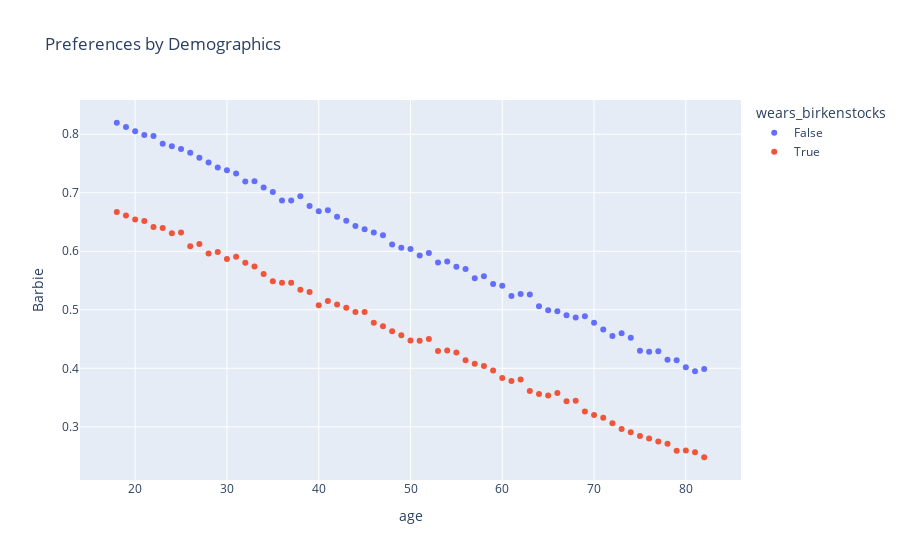

The code cell stored with this chart in its notebook:
### Code cell
import plotly.express as px
px.scatter(votes_by_barbie, x = "age", y = "Barbie", 
           color = "wears_birkenstocks",
           title= "Preferences by Demographics")

### Figure 1 — Plotly figure (JSON) as saved in the notebook; plotly's stock layout.template omitted (floating-point values rounded to 4 significant figures)
{"data": [{"hovertemplate": "wears_birkenstocks=False<br>age=%{x}<br>Barbie=%{y}<extra></extra>", "legendgroup": "False", "marker": {"color": "#636efa", "symbol": "circle"}, "mode": "markers", "name": "False", "orientation": "v", "showlegend": true, "type": "scatter", "x": [18, 19, 20, 21, 22, 23, 24, 25, 26, 27, 28, 29, 30, 31, 32, 33, 34, 35, 36, 37, 38, 39, 40, 41, 42, 43, 44, 45, 46, 47, 48, 49, 50, 51, 52, 53, 54, 55, 56, 57, 58, 59, 60, 61, 62, 63, 64, 65, 66, 67, 68, 69, 70, 71, 72, 73, 74, 75, 76, 77, 78, 79, 80, 81, 82], "xaxis": "x", "y": [0.8196, 0.8122, 0.8053, 0.7988, 0.797, 0.7836, 0.7794, 0.7747, 0.7684, 0.7596, 0.7519, 0.7431, 0.7384, 0.7329, 0.7193, 0.7195, 0.709, 0.7013, 0.6869, 0.6866, 0.6941, 0.6775, 0.6684, 0.67, 0.6591, 0.652, 0.6431, 0.6376, 0.6321, 0.6274, 0.6115, 0.6061, 0.6037, 0.5927, 0.5972, 0.5809, 0.5824, 0.5734, 0.5699, 0.5541, 0.5575, 0.5439, 0.5412, 0.5234, 0.527, 0.5263, 0.5059, 0.4992, 0.4975, 0.4906, 0.4868, 0.489, 0.4777, 0.4662, 0.4554, 0.4598, 0.4524, 0.4299, 0.4282, 0.429, 0.4148, 0.4138, 0.4018, 0.3949, 0.399], "yaxis": "y"}, {"hovertemplate": "wears_birkenstocks=True<br>age=%{x}<br>Barbie=%{y}<extra></extra>", "legendgroup": "True", "marker": {"color": "#EF553B", "symbol": "circle"}, "mode": "markers", "name": "True", "orientation": "v", "showlegend": true, "type": "scatter", "x": [18, 19, 20, 21, 22, 23, 24, 25, 26, 27, 28, 29, 30, 31, 32, 33, 34, 35, 36, 37, 38, 39, 40, 41, 42, 43, 44, 45, 46, 47, 48, 49, 50, 51, 52, 53, 54, 55, 56, 57, 58, 59, 60, 61, 62, 63, 64, 65, 66, 67, 68, 69, 70, 71, 72, 73, 74, 75, 76, 77, 78, 79, 80, 81, 82], "xaxis": "x", "y": [0.667, 0.6613, 0.6544, 0.6519, 0.6414, 0.6397, 0.6309, 0.6321, 0.6086, 0.6126, 0.5963, 0.5989, 0.5869, 0.5908, 0.5804, 0.5739, 0.5612, 0.5488, 0.5462, 0.5463, 0.5343, 0.5303, 0.5076, 0.5151, 0.5089, 0.5034, 0.4961, 0.4961, 0.4777, 0.4717, 0.4632, 0.4565, 0.4477, 0.4472, 0.4501, 0.4297, 0.4303, 0.4272, 0.414, 0.4076, 0.4038, 0.3962, 0.3837, 0.3785, 0.3807, 0.3613, 0.3561, 0.3536, 0.3578, 0.3438, 0.3448, 0.3261, 0.3201, 0.3154, 0.3062, 0.2964, 0.291, 0.2846, 0.2803, 0.2751, 0.271, 0.259, 0.2597, 0.2568, 0.2481], "yaxis": "y"}], "layout": {"legend": {"title": {"text": "wears_birkenstocks"}, "tracegroupgap": 0}, "title": {"text": "Preferences by Demographics"}, "xaxis": {"anchor": "y", "domain": [0, 1], "title": {"text": "age"}}, "yaxis": {"anchor": "x", "domain": [0, 1], "title": {"text": "Barbie"}}}}
